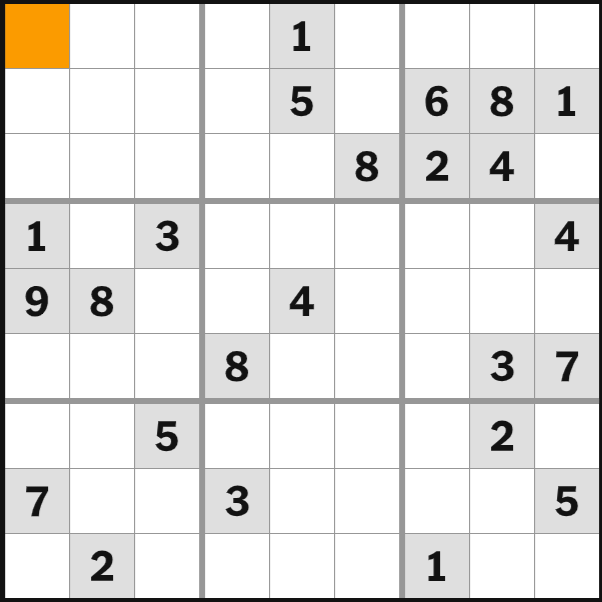
#> input picture images/puzzle.png, 602 x 602 px, found by its file name
$ python tempCodeRunnerFile.py
#> lines starting #> are read from the running program, lines starting #| are printed output that depends on the picture; after the words box and inside, x2 and y2 are one past the last pixel; in counts of white or black regions, pixels touching at a corner belong together
### cv/preprocess.py
import cv2
import numpy as np


def preprocess(image_path):
    # Load the image
#> called with image_path = 'images/puzzle.png'
    img = cv2.imread(image_path)
#> img is the input picture: shape (602, 602, 3); mean B, G, R 226.2, 228, 229

    if img is None:
        raise FileNotFoundError(f"Could not load image: {image_path}")

    # Convert to LAB color space
    lab = cv2.cvtColor(img, cv2.COLOR_BGR2LAB)
#> lab: shape (602, 602, 3); mean of channels 0, 1, 2 229.6, 128.3, 128.9

    # Extract the Lightness (L) channel
    l_channel, _, _ = cv2.split(lab)

    # Apply Gaussian Blur to reduce noise
    blurred = cv2.GaussianBlur(l_channel, (9, 9), 1)
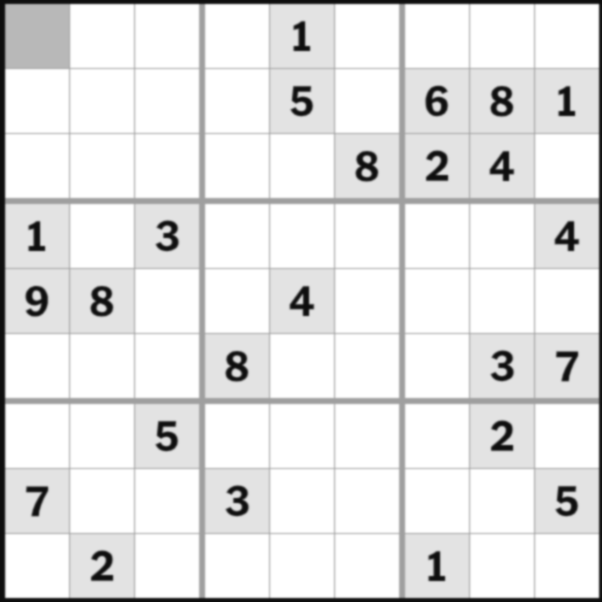
#> blurred: shape (602, 602); min 14, max 255, mean 229.7

    # Adaptive thresholding
    thresh = cv2.adaptiveThreshold(
        blurred,
        255,
        cv2.ADAPTIVE_THRESH_GAUSSIAN_C,
        cv2.THRESH_BINARY_INV,
        15,
        4
    )
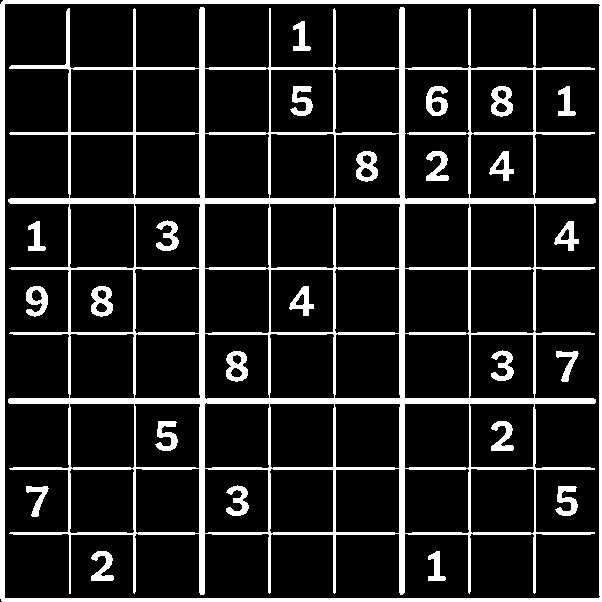
#> thresh: shape (602, 602); 14% white; 26 white regions, largest, box (x1, y1, x2, y2) and area: (8, 7, 596, 595) 32884, (0, 0, 602, 602) 9555, (491, 86, 513, 117) 422

    # Morphological closing to connect broken grid lines
    kernel = np.ones((3, 3), np.uint8)

    thresh = cv2.morphologyEx(
        thresh,
        cv2.MORPH_CLOSE,
        kernel
    )
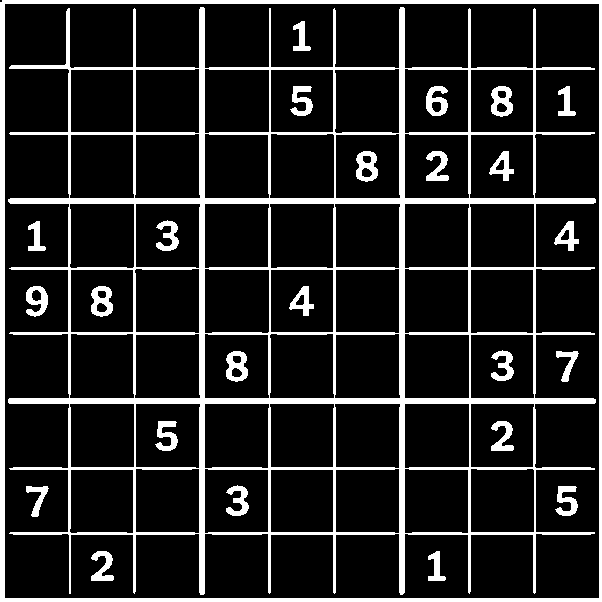
#> thresh: shape (602, 602); 14.1% white; 26 white regions, largest, box (x1, y1, x2, y2) and area: (8, 7, 596, 595) 33034, (0, 0, 602, 602) 9564, (491, 86, 513, 117) 433

    return thresh


# [13 lines that do not run on import are left out]

### cv/tempCodeRunnerFile.py
import cv2
from preprocess import preprocess

def find_grid(image_path):

    # Get the thresholded image
    thresh = preprocess(image_path)

    # Find all contours
    contours, _ = cv2.findContours(
        thresh,
        cv2.RETR_EXTERNAL,
        cv2.CHAIN_APPROX_SIMPLE
    )
#> contours = 1 item
    print("Number of contours:", len(contours))
#| Number of contours: 1

    # Find the largest contour
    largest = max(contours, key=cv2.contourArea)
#> largest = [[2, 0], [2, 1], [1, 2], [0, 2], [0, 601], [601, 601], [601, 0]]

    return thresh, largest


if __name__ == "__main__":

    image_path = "images/puzzle.png"

    thresh, largest = find_grid(image_path)

    # Convert to color so we can draw in green
    display = cv2.cvtColor(thresh, cv2.COLOR_GRAY2BGR)

    cv2.drawContours(display, [largest], -1, (0, 255, 0), 3)
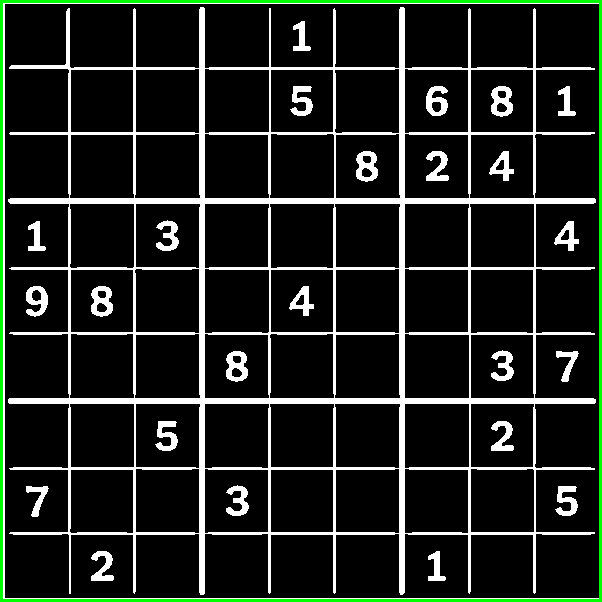
#> display: shape (602, 602, 3); mean B, G, R 30.9, 36, 30.9

    cv2.imshow("Largest Contour", display)

    cv2.waitKey(0)
    cv2.destroyAllWindows()
